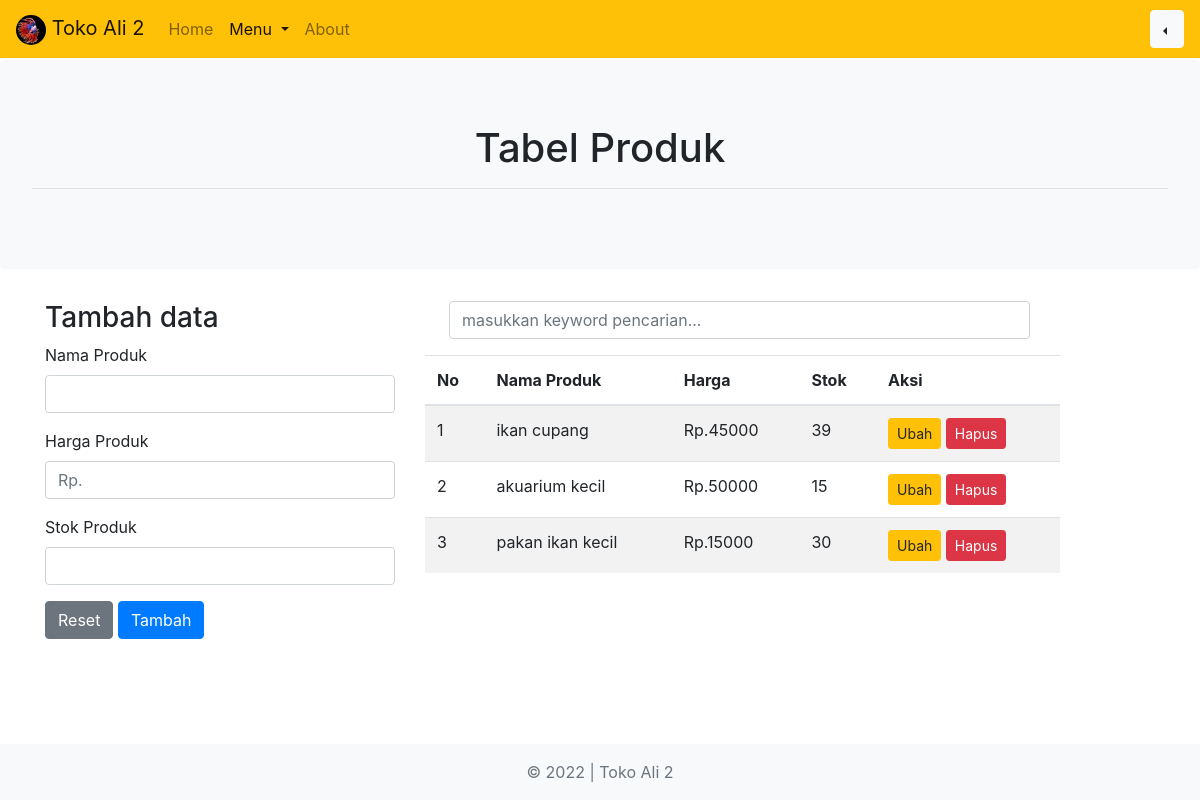
Screenshot of /php/produk.php (signed in) with the database file from the repository.
### tables this page shows
CREATE TABLE `barang` (
  `id_brg` int(5) NOT NULL,
  `nm_brg` varchar(30) NOT NULL,
  `harga` int(8) NOT NULL,
  `stok` int(3) NOT NULL
);

### php/functions.php (called while the page is built, shortened)
<?php
function koneksi()
{
  return mysqli_connect('localhost', 'root', '', 'toko_ali_2');
}
function query($query)
{
  $conn = koneksi();
  $result = mysqli_query($conn, $query);
  $rows = [];
  while ($row = mysqli_fetch_assoc($result)) {
    $rows[] = $row;
  }
  return $rows;
}

### php/produk.php (the view, shortened to what this page needs)
<?php
require_once "functions.php";
$barang = query("SELECT * FROM barang");
$aksi = "Tambah";
$nama = null;
$harga = null;
$stok = null;
$a = null;
?>
<!DOCTYPE html>
<html lang="en">
<head>
  <link rel="stylesheet" href="../css/bootstrap.css">
</head>
<body class="d-flex flex-column h-100">
  <header>
    <nav class="navbar fixed-top navbar-expand-lg navbar-light bg-warning">
      <a class="navbar-brand" href="index.php">
        <img src="../img/ikan-cupang-comb-tail_169.jpeg" alt="judul" width="30px" class="shadows rounded-circle">
        Toko Ali 2
      </a>
      <div class="collapse navbar-collapse" id="navbarSupportedContent">
        <ul class="navbar-nav mr-auto">
          <li class="nav-item ">
            <a class="nav-link" href="index.php">Home <span class="sr-only">(current)</span></a>
          </li>
          <li class="nav-item active dropdown">
            <a class="nav-link dropdown-toggle" href="#" id="navbarDropdown" role="button" data-toggle="dropdown" aria-haspopup="true" aria-expanded="false">
              Menu
            </a>
          </li>
          <li class="nav-item ">
            <a class="nav-link" href="about.php">About <span class="sr-only">(current)</span></a>
          </li>
        </ul>
        <div class="dropdown dropleft">
          <button class="btn btn-light dropdown-toggle" type="button" id="dropdownMenuButton" data-toggle="dropdown" aria-haspopup="true" aria-expanded="false">
          </button>
        </div>
      </div>
    </nav>
  </header>
  <main role="main" class="flex-shrink-0">
    <div class="jumbotron text-center bg-light " style="margin-top: 60px;">
      <h1 class="">Tabel Produk</h1>
      <hr>
    </div>
    <div class="container">
      <div class="row">
        <div class="col-md-4">
          <h3 class=""><?= $aksi; ?> data</h3>
          <form action="" method="POST">
            <div class="form-group">
              <label for="nama">Nama Produk</label>
              <input type="text" class="form-control" id="nama" name="nama" required autocomplete="off" value="<?= $nama; ?>" <?= $a; ?>>
            </div>
            <div class="form-group">
              <label for="harga">Harga Produk</label>
              <input type="number" class="form-control" id="harga" name="harga" required autocomplete="off" value="<?= $harga; ?>" <?= $a; ?> placeholder="Rp.">
            </div>
            <div class="form-group">
              <label for="stok">Stok Produk</label>
              <input type="number" class="form-control" id="stok" name="stok" required autocomplete="off" value="<?= $stok; ?>" <?= $a; ?>>
            </div>
            <button type="reset" class="btn btn-secondary">Reset</button>
            <button type="submit" class="btn btn-primary" name="<?= $aksi; ?>"><?= $aksi; ?></button>
          </form>
        </div>
        <div class="col-md-7">
          <form action="" method="POST" class=" mx-4  d-inline-block ">
            <div class="form-group ">
              <input type="text" class="form-control keyword" name="keyword" placeholder="masukkan keyword pencarian..." autocomplete="off" size="50">
            </div>
          </form>
          <div class="tabel mb-5">
            <table class="table table-striped">
              <thead>
                <tr>
                  <th>No</th>
                  <th>Nama Produk</th>
                  <th>Harga</th>
                  <th>Stok</th>
                  <th>Aksi</th>
                </tr>
              </thead>
              <tbody>
                <?php
                $i = 1;
                foreach ($barang as $b) : ?>
                  <tr>
                    <td><?= $i++; ?></td>
                    <td><?= $b['nm_brg']; ?></td>
                    <td>Rp.<?= $b['harga']; ?></td>
                    <td><?= $b['stok']; ?></td>
                    <td>
                      <a class="btn btn-warning btn-sm" href="?u=1&id_brg=<?= $b['id_brg']; ?>">Ubah</a>
                      <a class="btn btn-danger btn-sm" href="?h=1&id_brg=<?= $b['id_brg']; ?>" onclick="return confirm('apakah anda yakin?');">Hapus</a>
                    </td>
                  </tr>
                <?php endforeach; ?>
              </tbody>
            </table>
          </div>
        </div>
      </div>
    </div>
  </main>
  <footer class="footer mt-auto py-3  bg-light fixed-bottom">
    <div class="container text-center ">
      <span class="text-muted ">&copy; 2022 | Toko Ali 2</span>
    </div>
  </footer>
</body>
</html>

### rows the page displays
barang: nm_brg "ikan cupang", harga "45000", stok "39"
barang: nm_brg "akuarium kecil", harga "50000", stok "15"
barang: nm_brg "pakan ikan kecil", harga "15000", stok "30"

### other values shown
$aksi "Tambah"
